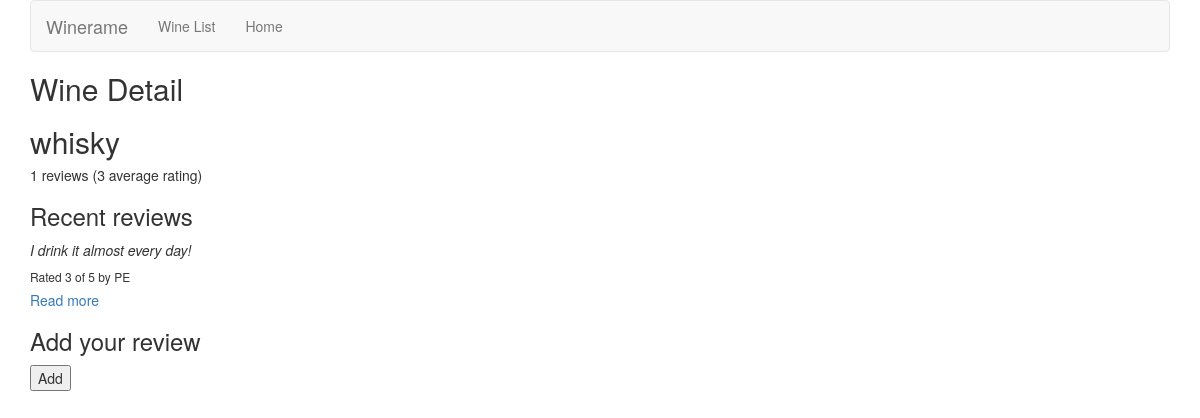
/reviews/wine/1/, run on the app's committed database.
### reviews/models.py (models this page shows, shortened)
class Wine(models.Model):
    name = models.CharField(max_length=200)
    def average_rating(self):
        all_ratings = []
        for review in self.review_set.all():
            all_ratings.append(review.rating)
        return np.mean(all_ratings)

class Review(models.Model):
    RATING_CHOICES = (
        (1,'1'),
        (2,'2'),
        (3,'3'),
        (4,'4'),
        (5,'5'),
    )
    wine = models.ForeignKey(Wine, on_delete=models.CASCADE)
    pub_date = models.DateTimeField('date published')
    user_name = models.CharField(max_length=100)
    comment = models.CharField(max_length=200)
    rating = models.IntegerField(choices=RATING_CHOICES)

### reviews/views.py (the view)
# urls.py: re_path(r'^wine/(?P<wine_id>[0-9]+)/$', views.wine_detail, name='wine_detail'),
def wine_detail(request, wine_id):
    wine = get_object_or_404(Wine, pk=wine_id)
    form = ReviewForm()
    return render(request, 'reviews/wine_detail.html', {'wine': wine})

### reviews/templates/reviews/wine_detail.html (shortened to what this page needs)
{% extends 'reviews/base.html' %}
{% load bootstrap3 %}
{% block title %}
    <h2>Wine Detail</h2>
{% endblock   %}
{% block content %}
<h2>{{ wine.name }}</h2>
<h5>{{ wine.review_set.count }} reviews ({{ wine.average_rating | floatformat }} average rating)</h5>
<h3>Recent reviews</h3>
{% if wine.review_set.all %}
<div>
    {% for review in wine.review_set.all %}
    <div>
        <em>{{ review.comment }}</em>
        <h6>Rated {{ review.rating }} of 5 by {{ review.user_name }}</h6>
        <h5><a href="{% url 'reviews:review_detail' review.id %}">
        Read more
        </a></h5>
    </div>
    {% endfor %}
</div>
{% else %}
<p>No reviews for this wine yet</p>
{% endif %}
<h3>Add your review</h3>
<form action="{% url 'reviews:add_review' wine.id %}" method="post">
    <input type="submit" value="Add" />
</form>
{% endblock  %}

### data on the page
Wine: name "whisky", review_set.count "1", average_rating "3"
Review: comment "I drink it almost every day!", rating "3", user_name "PE"
